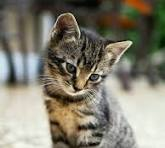
#> input picture image.jpeg, 165 x 148 px
$ jupyter execute 15_p.ipynb
#> lines starting #> are read from the running program, lines starting #| are printed output that depends on the picture; after the words box and inside, x2 and y2 are one past the last pixel; in counts of white or black regions, pixels touching at a corner belong together
# Write a python program to add artificial noise (Salt and Pepper, Gaussian) and restore images.

[cell 1]
import numpy as np
import matplotlib.pyplot as plt
import cv2

[cell 2]
img = cv2.imread("image.jpeg", cv2.IMREAD_GRAYSCALE)
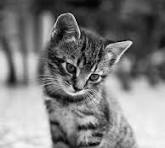
#> img: shape (148, 165); min 0, max 252, mean 126.1
row, col = img.shape
#> row = 148; col = 165

[cell 3]
salt_pepper_img = img.copy()
for i in range(row):
    for j in range(col):
        r = np.random.rand()
        if r < 0.02:
            salt_pepper_img[i, j] = 0
        elif r > .98:
            salt_pepper_img[i, j] = 255
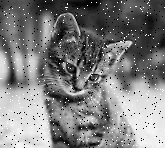
#> salt_pepper_img: shape (148, 165); 4.23% of pixels changed, all inside (x1, y1, x2, y2) = (0, 0, 165, 148)

[cell 4]
noise = np.random.normal(0, 20, img.shape)
gaussian_noise_img = np.add(img, noise)
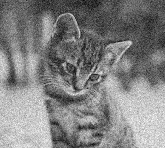
#> gaussian_noise_img: shape (148, 165) float64; min -56.43, max 301.3, mean 126.1; drawn with min black and max white
gaussian_noise_img = np.clip(gaussian_noise_img, 0, 255)
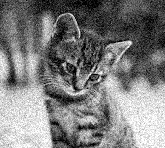
#> gaussian_noise_img: shape (148, 165) float64; min 0, max 255, mean 126

[cell 5]
# Remove salt pepper noise using median filter
median_img = np.zeros(img.shape)
for i in range(1, row - 1):
    for j in range(1, col - 1):
        matrix = salt_pepper_img[i-1:i+2, j-1:j+2]
        median_img[i, j] = np.median(matrix)
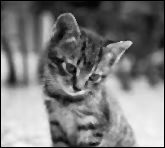
#> median_img: shape (148, 165) float64; min 0, max 245, mean 122.8

[cell 6]
gaussian_filter = np.array([
    [1, 2, 1],
    [2, 4, 2],
    [1, 2, 1]
]) / 16

gaussian_filter_img = np.zeros(img.shape)

for i in range(1, row - 1):
    for j in range(1, col - 1):
        matrix = gaussian_noise_img[i-1:i+2, j-1:j+2]
        gaussian_filter_img[i, j] = np.sum(matrix * gaussian_filter)
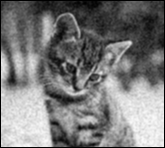
#> gaussian_filter_img: shape (148, 165) float64; min 0, max 251.9, mean 122.8

[cell 7]
imgs = [img, salt_pepper_img, gaussian_noise_img, median_img, gaussian_filter_img]
title = ["Original Image", "Salt pepper noise image", "Gaussian noise image", "Remove salt pepper noise using median filter", "Remove gaussian noise using gaussian filter"]

plt.figure(figsize=(15, 8))
for i in range(5):
    plt.subplot(2, 3, i + 1)
    plt.imshow(imgs[i], cmap="gray")
    plt.title(title[i])
    plt.axis("off")
